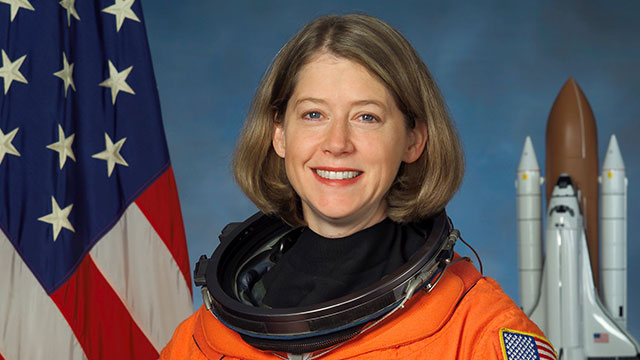
#> input picture astronaut.jpg, 640 x 360 px
$ jupyter execute '05-02. scikit-image.ipynb'   (shell and % lines are left out)
#> lines starting #> are read from the running program, lines starting #| are printed output that depends on the picture; after the words box and inside, x2 and y2 are one past the last pixel; in counts of white or black regions, pixels touching at a corner belong together
### scikit-image 사용법
* 참고: https://yunwoong.tistory.com/48

1. 설치

[cell 1]
# 사전 라이브러리 설치

# scikit-image 설치
# !conda install -c conda-forge scikit-image

#또는

2. 이미지 읽기

[cell 2]
from skimage import io

# 이미지 파일 열기
astronaut_image = io.imread("astronaut.jpg")
#> astronaut_image is the input picture: shape (360, 640, 3); mean R, G, B 92.4, 82.3, 84.7

# 이미지 보기
io.imshow(astronaut_image)

2. 이미지 쓰기/저장

[cell 3]
# 이미지 저장
io.imsave('astronaut_copy.jpg', astronaut_image)

3. 이미지 자르기

[cell 4]
import matplotlib.pyplot as plt
from skimage import data

# skimage.data에서 지원하는 이미지 불러오기
cat_image = data.cat()
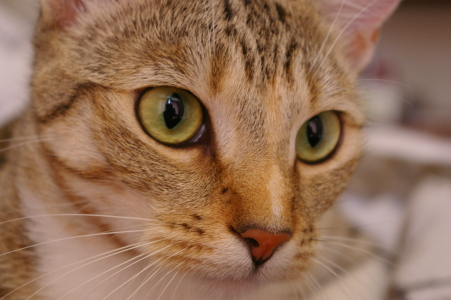
#> input picture skimage.data.cat(), 451 x 300 px
#> cat_image is the input picture: shape (300, 451, 3); mean R, G, B 147.7, 111.4, 86.8

# 자를 영역을 정의(y1:y2, x1:x2)하여 자르기
cropped_image = cat_image[100:200, 100:400]

# 원본 이미지 보기
plt.subplot(2, 1, 1)
plt.title('Original Image')
plt.imshow(cat_image)
plt.axis('off')

# 자른 이미지 보기
plt.subplot(2, 1, 2)
plt.title('Cropped Image')
plt.imshow(cropped_image)
plt.axis('off')

plt.show()

4. 색상 변경

[cell 5]
from skimage import color
import matplotlib.pyplot as plt

fig = plt.figure()
rows = 2; cols = 1

# 흑백 이미지로 변환
gray_image = color.rgb2gray(cat_image)
# HSV 이미지로 변환
hsv_image = color.rgb2hsv(cat_image)
#> hsv_image: shape (300, 451, 3) float64; mean of channels 0, 1, 2 0.0749, 0.432, 0.579

ax1 = fig.add_subplot(rows, cols, 1)
ax1.set_title('Gray image')
ax1.imshow(gray_image)

ax2 = fig.add_subplot(rows, cols, 2)
ax2.set_title('HSV image')
ax2.imshow(hsv_image)

fig.tight_layout()
plt.show()

5. 기하학적 변환

[cell 6]
from skimage.transform import rotate

# 90도 회전
rotate_image = rotate(cat_image, 90, resize=True)
io.imshow(rotate_image)

[cell 7]
from skimage.transform import resize

# 크기를 1/5 size로 변경
resized_image = resize(cat_image, (cat_image.shape[0] // 5, cat_image.shape[1] // 5), anti_aliasing=True)

print("Resize {} -> {}".format(cat_image.shape, resized_image.shape))
#| Resize (300, 451, 3) -> (60, 90, 3)

import matplotlib.gridspec as gridspec
plt.figure(figsize=(8, 6))

# GridSpec을 이용하여 레이아웃 정의
gs = gridspec.GridSpec(2, 2, width_ratios=[2, 1], height_ratios=[1, 1])

# 큰 subplot
plt.subplot(gs[0, 0])  # 첫 번째 행 첫 번째 열
plt.title('Original Image')
plt.imshow(cat_image)
plt.axis('off')

# 작은 subplot 1
plt.subplot(gs[0, 1])  # 첫 번째 행 두 번째 열
plt.title('Resized Image')
plt.imshow(resized_image)
plt.axis('off')

plt.show()

[cell 8]
import numpy as np

# 좌우대칭
filp_lr_image = np.fliplr(cat_image)
io.imshow(filp_lr_image)

[cell 9]
# 상하반전
filp_ud_image = np.flipud(cat_image)
io.imshow(filp_ud_image)

6. 이미지 개선 (Enhancement)

[cell 10]
from skimage import exposure

# 밝기 감소 (어둡게)
dark_image = exposure.adjust_gamma(cat_image, gamma=2)
plt.subplot(2, 1, 1)
plt.title('Darker Image (Gamma=2)')
plt.imshow(dark_image)
plt.axis('off')

# 밝기 증가 (밝게)
dark_image = exposure.adjust_gamma(cat_image, gamma=0.5)
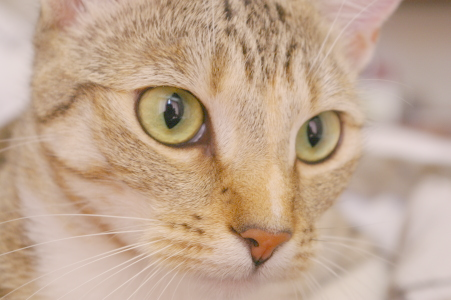
#> dark_image: shape (300, 451, 3); mean R, G, B 192.6, 166.4, 144.6
plt.subplot(2, 1, 2)
plt.title('Darker Image (Gamma=2)')
plt.imshow(dark_image)
plt.axis('off')

# 결과 보여주기
plt.tight_layout()
plt.show()

[cell 11]
from skimage import exposure
image = astronaut_image.copy()
plt.subplot(1, 2, 1)
plt.title('Brightness Histogram')
plt.hist(image.ravel())

# ==> 히스토그램 분석결과, 200밝기 이전에 값이 몰려있으니
#     뒷부분(>200)을 자르고 앞부분(<200)을 확장하자.

# 대조를 조정하여 이미지의 밝기 범위를 확장
p0, p90 = np.percentile(image, (0, 90)) # ordering을 해서 뒷부분 제외
#> p0 = 0; p90 = 164
img_rescale = exposure.rescale_intensity(image, in_range=(p0, p90))
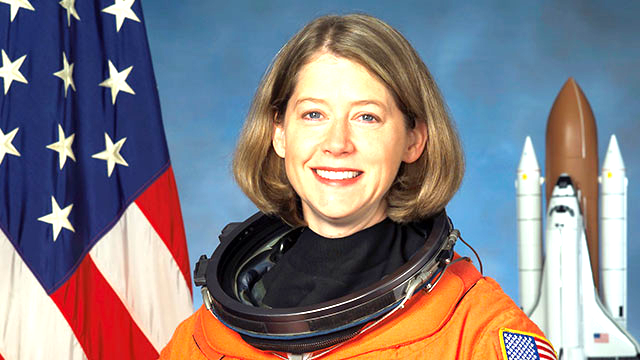
#> img_rescale: shape (360, 640, 3); mean R, G, B 131.7, 125.3, 130.1

plt.subplot(1, 2, 2)
plt.title('Rescaled Intensity Image')
plt.imshow(img_rescale)
plt.axis('off')

plt.show()
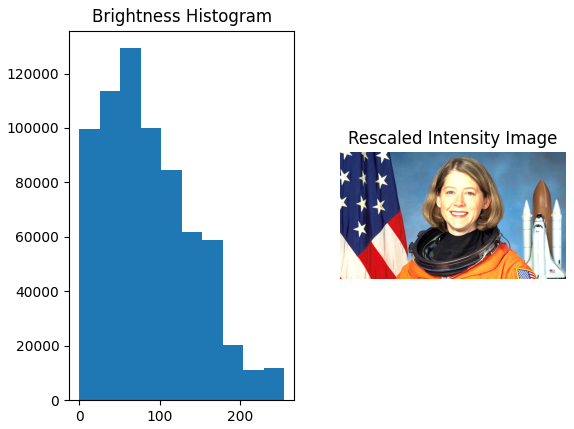
#> figure drawn by matplotlib, 2 panels; panel 1: tallest bar 129305 high, from x = 51 to 76.5

7. 이미지 필터

[cell 12]
# 가우시안 필터링
from skimage import filters, data

'''
   sigma: 가우스 커널의 표준편차로서 클수록 블러링 효과가 큼
   값은 단일 숫자 혹은 2차원으로 (2, 4)와 같이 줄 수 있음
'''
blurred_image1 = filters.gaussian(cat_image, sigma=0.8)
blurred_image2 = filters.gaussian(cat_image, sigma=(2, 4, 0)) # 0은 채널

plt.subplot(3, 1, 1)
plt.title('Original Image')
plt.imshow(cat_image)
plt.axis('off')

plt.subplot(3, 1, 2)
plt.title('Blurred Image by 0.8')
plt.imshow(blurred_image1)
plt.axis('off')

plt.subplot(3, 1, 3)
plt.title('Blurred Image by (2, 4)')
plt.imshow(blurred_image2)
plt.axis('off')

plt.show()

[cell 13]
# 소벨 필터
from skimage import filters
from skimage import data
import matplotlib.pyplot as plt

camera_image = data.camera()
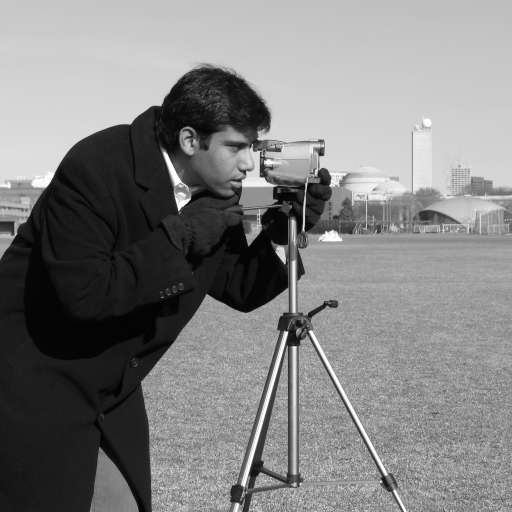
#> input picture skimage.data.camera(), 512 x 512 px
#> camera_image is the input picture: shape (512, 512); min 0, max 255, mean 129.1
edge_image = filters.sobel(camera_image)
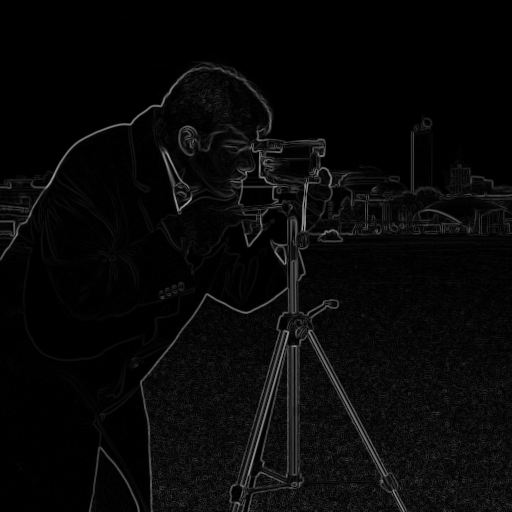
#> edge_image: shape (512, 512) float64; min 0, max 0.645, mean 0.0342

plt.subplot(1, 2, 1)
plt.title('Original Image')
plt.imshow(camera_image)
plt.axis('off')

plt.subplot(1, 2, 2)
plt.title('Edge Image')
plt.imshow(edge_image)
plt.axis('off')

8. 이미지 합치기

[cell 14]
import numpy as np
from skimage import data
import matplotlib.pyplot as plt

camera_image = data.camera()
brick_image = data.brick()
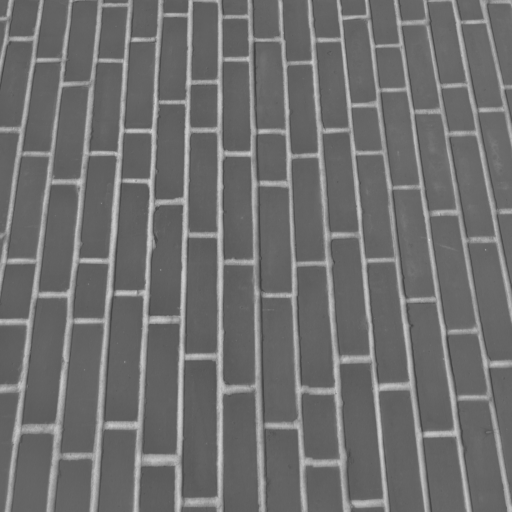
#> input picture skimage.data.brick(), 512 x 512 px
#> brick_image is the input picture: shape (512, 512); min 63, max 207, mean 111.5

# 가로로 합치기 (horizontal stack)
h_concatenated = np.hstack((camera_image, brick_image))
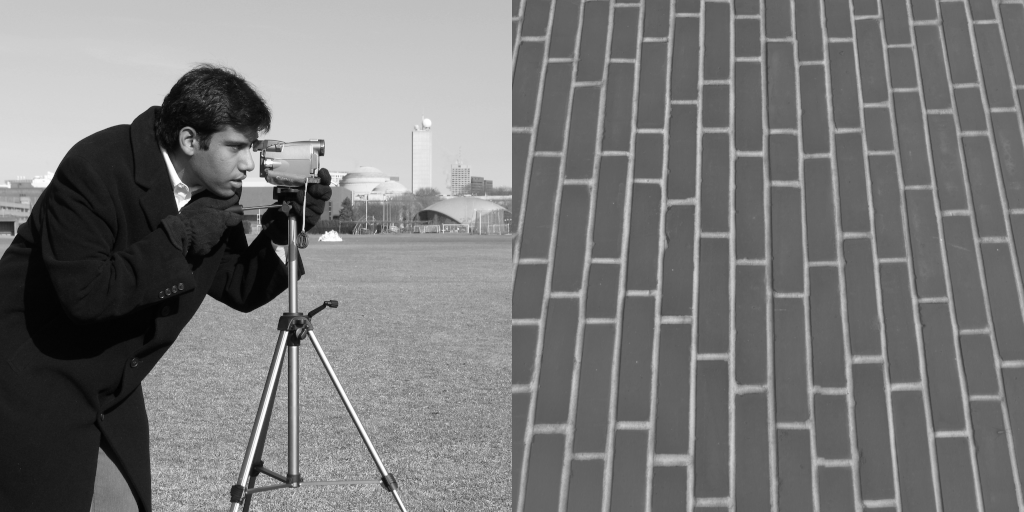
#> h_concatenated: shape (512, 1024); min 0, max 255, mean 120.3

# 세로로 합치기 (vertical stack)
v_concatenated = np.vstack((camera_image, brick_image))
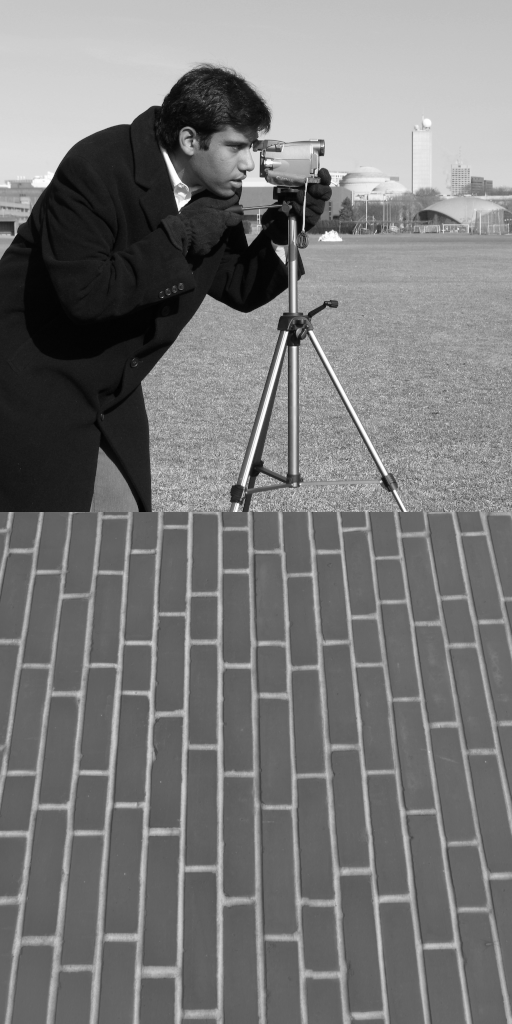
#> v_concatenated: shape (1024, 512); min 0, max 255, mean 120.3

# 결과 이미지를 출력합니다.
fig, ax = plt.subplots(2, 1, figsize=(10, 5))
ax[0].imshow(h_concatenated)
ax[0].set_title('Horizontal Concatenation')
ax[0].axis('off')

ax[1].imshow(v_concatenated)
ax[1].set_title('Vertical Concatenation')
ax[1].axis('off')

plt.show()

9. 박스 그리기 & 텍스트 넣기

[cell 15]
from skimage import io, draw

drawed_image = astronaut_image.copy()

# 박스의 좌상단 (r1, c1)과 우하단 (r2, c2) 좌표를 정의
r1, c1 = 50, 280
r2, c2 = r1+170, c1+120

# 사각형의 테두리 좌표를 가져옴
rr, cc = draw.rectangle_perimeter(start=(r1, c1), end=(r2, c2), shape=drawed_image.shape)

# 사각형 테두리를 녹색 (0, 255, 0)으로 설정
drawed_image[rr, cc] = [0, 255, 0]
#> drawed_image: shape (360, 640, 3); 0.26% of pixels changed, all inside (x1, y1, x2, y2) = (279, 49, 402, 222)
# 텍스트 입력
plt.text(c1 + 30, r1 - 8, 'Face', color='#00ff00', fontsize=12, fontweight='bold')

# 결과 이미지를 출력
plt.imshow(drawed_image)
plt.axis('off')
plt.show()

##### [참고] Hexcode of Colors

10. 이미지 픽셀값 변경

[cell 16]
from skimage import io, data
cat_image = data.cat()
modified_image = cat_image.copy()

# 변경할 영역의 좌상단(r1, c1)과 우하단(r2, c2) 좌표를 정의
r1, c1, r2, c2 = 50, 50, 150, 150

# 특정 픽셀값 출력
print(modified_image[r1, c1])
#| [138  98  63]

# 해당 영역의 픽셀 값을 빨간색 (255, 0, 0)으로 변경
modified_image[r1:r2, c1:c2] = [255, 0, 0]
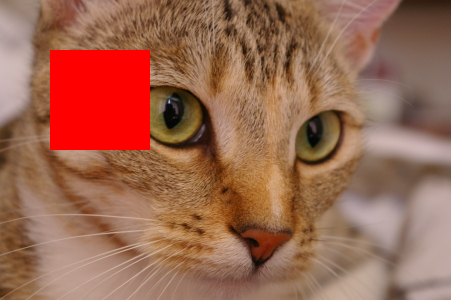
#> modified_image: shape (300, 451, 3); 7.39% of pixels changed, all inside (x1, y1, x2, y2) = (50, 50, 150, 150)

# 원본 이미지와 수정된 이미지를 출력
fig, ax = plt.subplots(2, 1, figsize=(10, 5))
ax[0].imshow(cat_image); ax[0].set_title('Original Image'); ax[0].axis('off')
ax[1].imshow(modified_image); ax[1].set_title('Modified Image'); ax[1].axis('off')
plt.show()

11. 이미지 속성정보 가져오기

[cell 17]
import os
from skimage import io

# 이미지 파일 경로 설정
file_path = 'astronaut.jpg'

# 파일명과 확장자를 추출
file_name, file_extension = os.path.splitext(os.path.basename(file_path))

# 이미지를 읽어옵니다.
image = io.imread(file_path)

# 이미지의 크기 (높이, 너비, 채널 수)를 가져옴
height, width = image.shape[:2]
#> height = 360; width = 640

# 이미지의 색상 모드를 결정
if len(image.shape) == 2:
    color_mode = 'Grayscale'
elif len(image.shape) == 3:
    if image.shape[2] == 3:
        color_mode = 'RGB'
    elif image.shape[2] == 4:
        color_mode = 'RGBA'
    else:
        color_mode = 'Unknown'
else:
    color_mode = 'Unknown'

# 이미지 정보 출력
print(f"파일명: {file_name}")
print(f"파일 형식: {file_extension}")
print(f"이미지 크기: {image.shape}")
#| 이미지 크기: (360, 640, 3)
print(f"색상 모드: {color_mode}")
print(f"너비: {width}, 높이: {height}")
#| 너비: 640, 높이: 360
